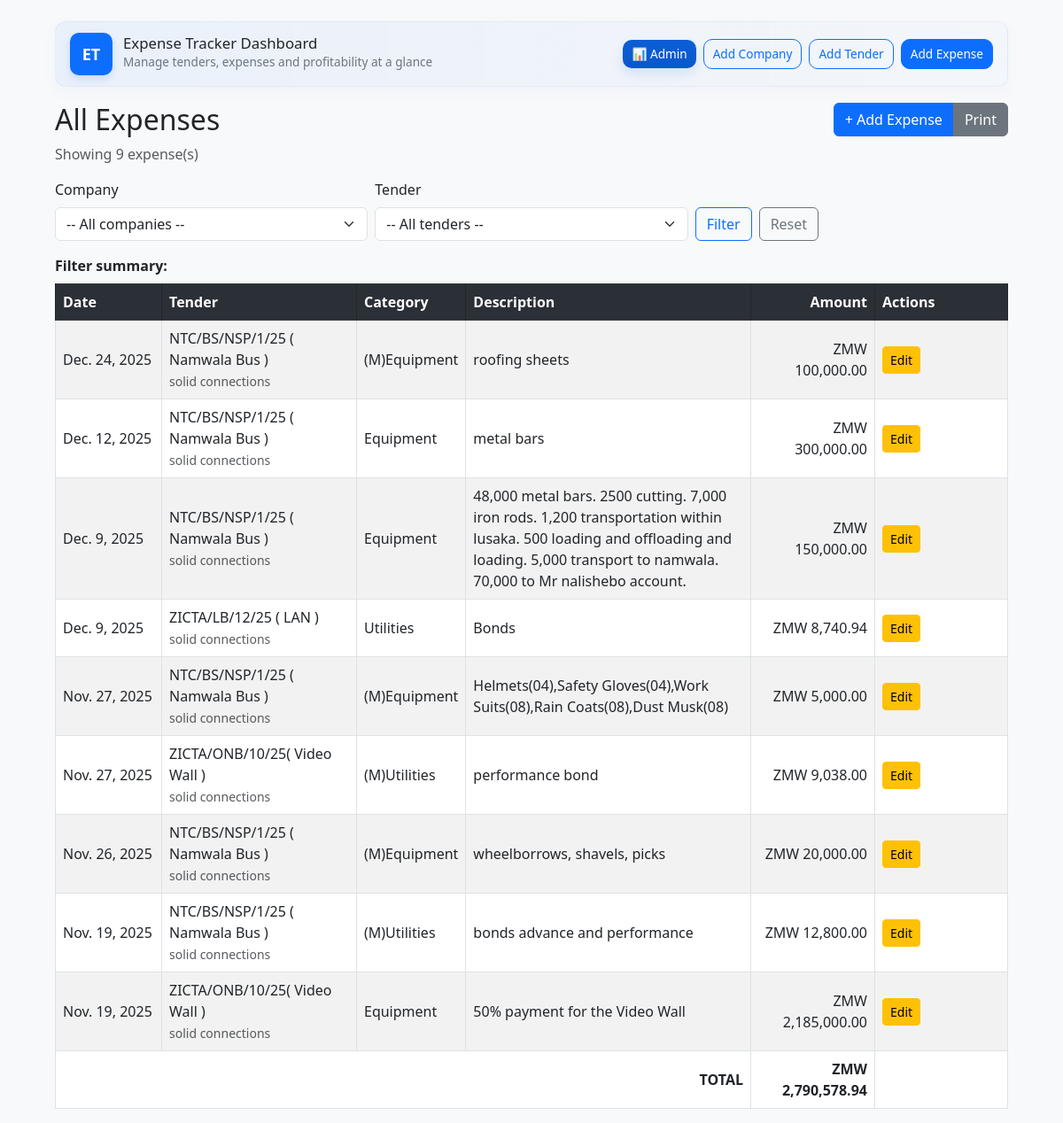
The page /expenses/ on the database its author committed.
### tracker/models.py (models this page shows, shortened)
class Expense(models.Model):
    tender = models.ForeignKey(Tender, on_delete=models.CASCADE, related_name="expenses")
    category = models.CharField(max_length=255)
    description = models.TextField(blank=True, null=True)
    amount = models.DecimalField(max_digits=14, decimal_places=2)
    date = models.DateField(auto_now_add=True)
    class Meta:
        ordering = ['-date']
    def get_absolute_url(self):
        return reverse('tracker:expense_edit', args=[self.pk])

class Tender(models.Model):
    PAYMENT_STATUS_CHOICES = [
        ("Pending", "Pending"),
        ("Partially Paid", "Partially Paid"),
        ("Paid", "Paid"),
    ]
    tender_no = models.CharField(max_length=100, unique=True)
    company = models.ForeignKey(Company, on_delete=models.CASCADE, related_name="tenders")
    client_name = models.CharField(max_length=255)
    total_value = models.DecimalField(max_digits=14, decimal_places=2)
    payment_status = models.CharField(
        max_length=50,
        choices=PAYMENT_STATUS_CHOICES,
        default="Pending"
    )
    start_date = models.DateField(null=True, blank=True)
    end_date = models.DateField(null=True, blank=True)
    class Meta:
        ordering = ['-start_date']

class Company(models.Model):
    name = models.CharField(max_length=255)
    address = models.TextField(blank=True, null=True)
    phone = models.CharField(max_length=50, blank=True, null=True)
    email = models.EmailField(blank=True, null=True)

### tracker/views.py (the view, shortened to what this page needs)
# urls.py: path('expenses/', views.expense_list, name='expense_list'),
def expense_list(request):
    companies = Company.objects.all().order_by('name')
    tenders_qs = Tender.objects.select_related('company').order_by('-start_date')
    qs = Expense.objects.select_related('tender__company').order_by('-date')
    company_id = request.GET.get('company')
    tender_id = request.GET.get('tender')
    selected_company_name = None
    selected_tender_name = None
    if tender_id:
        qs = qs.filter(tender_id=tender_id)
        try:
            selected_tender_name = Tender.objects.get(pk=tender_id).tender_no
        except Tender.DoesNotExist:
            selected_tender_name = None
    paginator = Paginator(qs, 25)
    page_number = request.GET.get('page')
    page_obj = paginator.get_page(page_number)
    total_amount = qs.aggregate(total=Sum('amount'))['total'] or Decimal('0.00')
    context = {
        'title': 'All Expenses',
        'companies': companies,
        'tenders': tenders_qs,
        'expenses': page_obj,
        'total_amount': total_amount,
        'selected_company': int(company_id) if company_id else None,
        'selected_tender': int(tender_id) if tender_id else None,
        'selected_company_name': selected_company_name,
        'selected_tender_name': selected_tender_name,
    }
    return render(request, 'tracker/expense_list.html', context)

### tracker/templates/tracker/expense_list.html (shortened to what this page needs)
{% load static %}
{% load humanize %}
<!DOCTYPE html>
<html>
<head>
    <link href="https://cdn.jsdelivr.net/npm/bootstrap@5.3.0/dist/css/bootstrap.min.css" rel="stylesheet">
</head>
<body>
<div class="container mt-4">
    <div class="topbar">
        <div class="brand">
            <a href="#" onclick="location.reload();return false;" class="logo" title="Reload page" aria-label="Reload page">ET</a>
            <div>
                <h1 class="h3">Expense Tracker Dashboard</h1>
                <div class="text-muted-small">Manage tenders, expenses and profitability at a glance</div>
            </div>
        </div>
        <div class="d-flex align-items-center gap-2">
            <a href="/admin/" class="btn admin-btn btn-sm text-white" target="_blank" aria-label="Open admin">📊 Admin</a>
            <a href="{% url 'tracker:company_add' %}" class="btn btn-outline-primary btn-sm">Add Company</a>
            <a href="{% url 'tracker:tender_add' %}" class="btn btn-outline-primary btn-sm">Add Tender</a>
            <a href="{% url 'tracker:expense_add' %}" class="btn btn-primary btn-sm text-white">Add Expense</a>
        </div>
    </div>
    <div class="d-flex justify-content-between align-items-start mb-3 no-print">
        <div>
            <h2>{{ title }}</h2>
            <div class="text-muted">
                Showing
                {% if expenses.paginator %}
                    {{ expenses.paginator.count }}
                {% else %}
                    {{ expenses|length }}
                {% endif %}
                expense(s)
            </div>
        </div>
        <div class="btn-group">
            <a href="{% url 'tracker:expense_add' %}" class="btn btn-primary">+ Add Expense</a>
            <button class="btn btn-secondary" onclick="window.print();">Print</button>
        </div>
    </div>
    <form method="get" class="row g-2 mb-3 no-print">
        <div class="col-sm-4">
            <label for="company" class="form-label">Company</label>
            <select id="company" name="company" class="form-select">
                <option value="">-- All companies --</option>
            </select>
        </div>
        <div class="col-sm-4">
            <label for="tender" class="form-label">Tender</label>
            <select id="tender" name="tender" class="form-select">
                <option value="">-- All tenders --</option>
            </select>
        </div>
        <div class="col-sm-4 align-self-end">
            <div class="d-flex gap-2">
                <button type="submit" class="btn btn-outline-primary">Filter</button>
                <a href="{% url 'tracker:expense_list' %}" class="btn btn-outline-secondary">Reset</a>
            </div>
        </div>
    </form>
    <div id="print-area">
        <div class="mb-2">
            <strong>Filter summary:</strong>
        </div>
        <table class="table table-bordered table-striped">
            <thead class="table-dark">
                <tr>
                    <th style="width:120px">Date</th>
                    <th style="width:220px">Tender</th>
                    <th>Category</th>
                    <th>Description</th>
                    <th style="width:140px; text-align:right">Amount</th>
                    <th class="no-print" style="width:150px">Actions</th>
                </tr>
            </thead>
            <tbody>
                {% for e in expenses %}
                <tr>
                    <td>{{ e.date }}</td>
                    <td>
                        {% if e.tender %}
                            {{ e.tender.tender_no }}<br>
                            <small class="text-muted">{{ e.tender.company.name }}</small>
                        {% else %}
                            -
                        {% endif %}
                    </td>
                    <td>{{ e.category }}</td>
                    <td>{{ e.description|default:"-" }}</td>
                    <td style="text-align:right">ZMW {{ e.amount|default:0|floatformat:2|intcomma }}</td>
                    <td class="no-print">
                        <a href="{{ e.get_absolute_url }}" class="btn btn-sm btn-warning">Edit</a>
                    </td>
                </tr>
                {% empty %}
                <tr>
                    <td colspan="6" class="text-center text-muted">No expenses found.</td>
                </tr>
                {% endfor %}
            </tbody>
            <tfoot>
                <tr>
                    <th colspan="4" class="text-end">TOTAL</th>
                    <th style="text-align:right">ZMW {{ total_amount|default:0|floatformat:2|intcomma }}</th>
                    <th class="no-print"></th>
                </tr>
            </tfoot>
        </table>
    </div>
</div>
</body>
</html>

### tracker/templates/tracker/expense_list.html (style rules this page uses)
:root { --accent: #0d6efd; --muted: #6c757d; --bg: #f8f9fa; --card: #ffffff; --rounded: 12px; }
body { background: var(--bg); font-family: system-ui, -apple-system, "Segoe UI", Roboto, "Helvetica Neue", Arial; color: #212529; }
.container { max-width: 1100px; }
.topbar { display: flex; justify-content: space-between; align-items: center; gap: 16px; padding: 12px 16px; margin-bottom: 18px; background: linear-gradient(90deg, rgba(13,110,253,0.06), rgba(13,110,253,0.02)); border-radius: var(--rounded); box-shadow: 0 6px 18px rgba(13,110,253,0.04); border: 1px solid rgba(13,110,253,0.06); }
.brand { display:flex; gap:12px; align-items:center; }
.brand .logo { display:inline-grid; place-items:center; width:48px; height:48px; background: var(--accent); color: #fff; border-radius: 10px; text-decoration: none; font-weight: 700; font-size: 18px; box-shadow: 0 4px 10px rgba(13,110,253,0.16); transition: transform .12s ease; }
.brand h1 { margin:0; font-size: 1.05rem; line-height: 1; }
.text-muted-small { color: var(--muted); font-size: 0.85rem; margin-top: 2px; }
.topbar .btn { border-radius: 10px; padding: 6px 10px; font-size: 0.85rem; }
.admin-btn { background: linear-gradient(180deg,#0b5ed7,#0a58ca); border: none; box-shadow: 0 6px 14px rgba(10,88,202,0.12); }
.table td, .table th { vertical-align: middle; }
.table thead.table-dark th { background: #2b2f36; border-color: #23262b; color: #fff; }

### rows shown on the page
Expense: date "Dec. 24, 2025", tender.tender_no "NTC/BS/NSP/1/25 ( Namwala Bus )", tender.company.name "solid connections", category "(M)Equipment", description "roofing sheets", amount "100,000.00"
Expense: date "Dec. 12, 2025", tender.tender_no "NTC/BS/NSP/1/25 ( Namwala Bus )", tender.company.name "solid connections", category "Equipment", description "metal bars", amount "300,000.00"
Expense: date "Dec. 9, 2025", tender.tender_no "NTC/BS/NSP/1/25 ( Namwala Bus )", tender.company.name "solid connections", category "Equipment", description "48,000 metal bars. 2500 cutting. 7,000 iron rods. 1,200 transportation within lusaka. 500 loading and offloading and loading. 5,000 transport to namwala. 70,000 to Mr nalishebo account.", amount "150,000.00"
Expense: date "Dec. 9, 2025", tender.tender_no "ZICTA/LB/12/25 ( LAN )", tender.company.name "solid connections", category "Utilities", description "Bonds", amount "8,740.94"
Expense: date "Nov. 27, 2025", tender.tender_no "NTC/BS/NSP/1/25 ( Namwala Bus )", tender.company.name "solid connections", category "(M)Equipment", description "Helmets(04),Safety Gloves(04),Work Suits(08),Rain Coats(08),Dust Musk(08)", amount "5,000.00"
Expense: date "Nov. 27, 2025", tender.tender_no "ZICTA/ONB/10/25( Video Wall )", tender.company.name "solid connections", category "(M)Utilities", description "performance bond", amount "9,038.00"
Expense: date "Nov. 26, 2025", tender.tender_no "NTC/BS/NSP/1/25 ( Namwala Bus )", tender.company.name "solid connections", category "(M)Equipment", description "wheelborrows, shavels, picks", amount "20,000.00"
Expense: date "Nov. 19, 2025", tender.tender_no "NTC/BS/NSP/1/25 ( Namwala Bus )", tender.company.name "solid connections", category "(M)Utilities", description "bonds advance and performance", amount "12,800.00"
Expense: date "Nov. 19, 2025", tender.tender_no "ZICTA/ONB/10/25( Video Wall )", tender.company.name "solid connections", category "Equipment", description "50% payment for the Video Wall", amount "2,185,000.00"

### other values the page prints
{{ title }} "All Expenses"
{{ expenses.paginator.count }} "9"
{{ total_amount|default:0|floatformat:2|intcomma }} "2,790,578.94"
